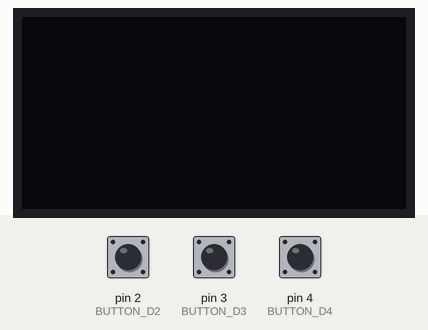
A sketch run on a simulated Arduino Uno, built with avr-gcc and run on an emulated ATmega328P. Parts: 128×64 one-colour display. Inputs (shaded band) come from the test bench; at power-on: pin 2 (BUTTON_D2) HIGH, pin 3 (BUTTON_D3) HIGH, pin 4 (BUTTON_D4) HIGH. The audio player accepts every command and is not drawn.

Above: at 1.7 s.
1.8 s: pin 2 (BUTTON_D2) pulled LOW for 1 s
At 4.3 s:
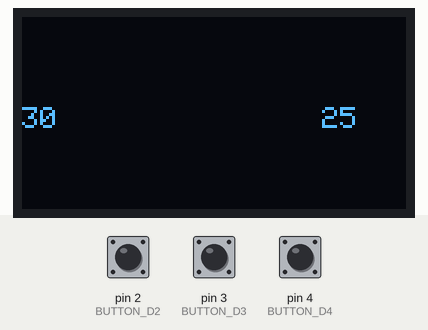
4.6 s: pin 3 (BUTTON_D3) pulled LOW for 3.2 s
At 5.0 s:
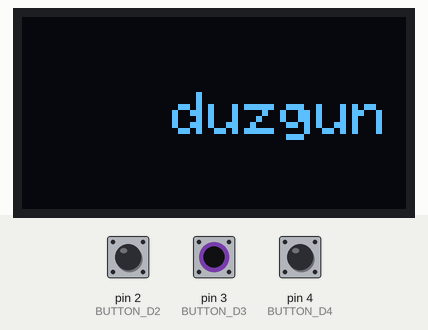
9.8 s: pin 2 (BUTTON_D2) pulled LOW for 0.15 s
At 12.0 s:
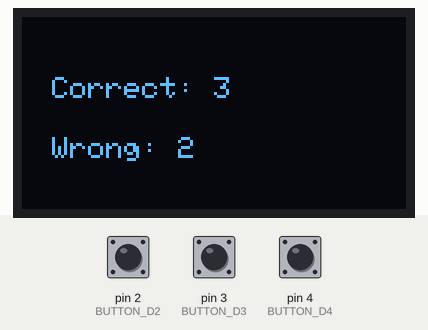
Timing chart, 0 to 13.5 s (numbered marks = the images above; inputs shaded):
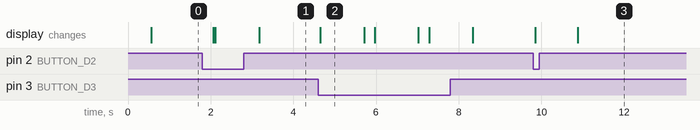

The sketch:

mp3_tes_riyaziyat.ino
```cpp
#include <Wire.h>
#include <Adafruit_GFX.h>
#include <Adafruit_SSD1306.h>
#include <SoftwareSerial.h>
#include <DFRobotDFPlayerMini.h>

#define SCREEN_WIDTH 128
#define SCREEN_HEIGHT 64
Adafruit_SSD1306 display(SCREEN_WIDTH, SCREEN_HEIGHT, &Wire, -1);

SoftwareSerial mySoftwareSerial(10, 11); // RX, TX
DFRobotDFPlayerMini myDFPlayer;

#define BUTTON_D2 2
#define BUTTON_D3 3
#define BUTTON_D4 4  // Repeat question

int questionNumber = 0;   // 0 = intro, 1-5 = questions
int correctCount = 0;
int wrongCount = 0;
bool waitingForAnswer = false;

// Customize the text for each question
String leftText[5]   = {"17", "30", "6", "2500", "20"};
String rightText[5]  = {"15", "25", "24", "2000", "25"};
String middleText[5] = {"", "", "", "", ""}; // blank by default

void setup() {
  pinMode(BUTTON_D2, INPUT_PULLUP);
  pinMode(BUTTON_D3, INPUT_PULLUP);
  pinMode(BUTTON_D4, INPUT_PULLUP);

  mySoftwareSerial.begin(9600);
  if (!myDFPlayer.begin(mySoftwareSerial)) while(true);
  myDFPlayer.volume(23);

  if (!display.begin(SSD1306_SWITCHCAPVCC, 0x3C)) while(true);
  display.clearDisplay();
  display.display();

  // Play intro sound (File 6)
  myDFPlayer.play(6);
}

void loop() {
  // Wait for any button to start quiz
  if (questionNumber == 0 && (digitalRead(BUTTON_D2) == LOW || digitalRead(BUTTON_D3) == LOW)) {
    questionNumber = 1;
    delay(200);
    playQuestion();
  }

  // Handle answers
  if (waitingForAnswer) {
    if (digitalRead(BUTTON_D2) == LOW) { checkAnswer(BUTTON_D2); delay(200); }
    if (digitalRead(BUTTON_D3) == LOW) { checkAnswer(BUTTON_D3); delay(200); }
    if (digitalRead(BUTTON_D4) == LOW) { replayQuestion(); delay(200); } // Repeat question
  }
}

void playQuestion() {
  myDFPlayer.play(questionNumber); // Play file 1-5
  waitingForAnswer = true;
  drawQuestionScreen();
}

void drawQuestionScreen() {
  display.clearDisplay();
  display.setTextSize(1);
  display.setTextColor(SSD1306_WHITE);

  display.setCursor(0, 30);
  display.print(leftText[questionNumber-1]);

  display.setCursor(100, 30);
  display.print(rightText[questionNumber-1]);

  display.setCursor(50, 30);
  display.print(middleText[questionNumber-1]);

  display.display();
}

void replayQuestion() {
  if (questionNumber >= 1 && questionNumber <= 5) {
    myDFPlayer.play(questionNumber);
  }
}

void checkAnswer(int button) {
  bool isCorrect = false;

  // correct sequence: Q1->D3, Q2->D2, Q3->D3, Q4->D2, Q5->D3
  if (questionNumber == 1 && button == BUTTON_D2) isCorrect = true;
  if (questionNumber == 2 && button == BUTTON_D3) isCorrect = true;
  if (questionNumber == 3 && button == BUTTON_D3) isCorrect = true;
  if (questionNumber == 4 && button == BUTTON_D2) isCorrect = true;
  if (questionNumber == 5 && button == BUTTON_D3) isCorrect = true;

  display.clearDisplay();
  display.setTextSize(2);
  display.setCursor(50, 25);
  if (isCorrect) {
    display.print("duzgun");
    correctCount++;
    myDFPlayer.play(7); // correct sound
  } else {
    display.print("yanlis");
    wrongCount++;
    myDFPlayer.play(8); // wrong sound
  }
  display.display();
  delay(1000);

  questionNumber++;
  waitingForAnswer = false;

  if (questionNumber <= 5) playQuestion();
  else showResults();
}

void showResults() {
  display.clearDisplay();
  display.setTextSize(1);
  display.setCursor(10, 20);
  display.print("Correct: "); display.print(correctCount);
  display.setCursor(10, 40);
  display.print("Wrong: "); display.print(wrongCount);
  display.display();
  delay(5000);

  // Reset game
  questionNumber = 0;
  correctCount = 0;
  wrongCount = 0;
  display.clearDisplay();
  display.display();
  myDFPlayer.play(6); // replay intro
}
```

Measured:
- after the input at 1.8 s, the display: first changes after 0.26 s (image 1 shows a later state)
- after the input at 4.6 s, the display: changes after 0.06 s (image 2)
- after the input at 9.8 s, the display: first changes after 0.06 s (image 3 shows a later state)
- what the display in image 2 shows lasts 1.0 s, from 4.7 s to 5.7 s
